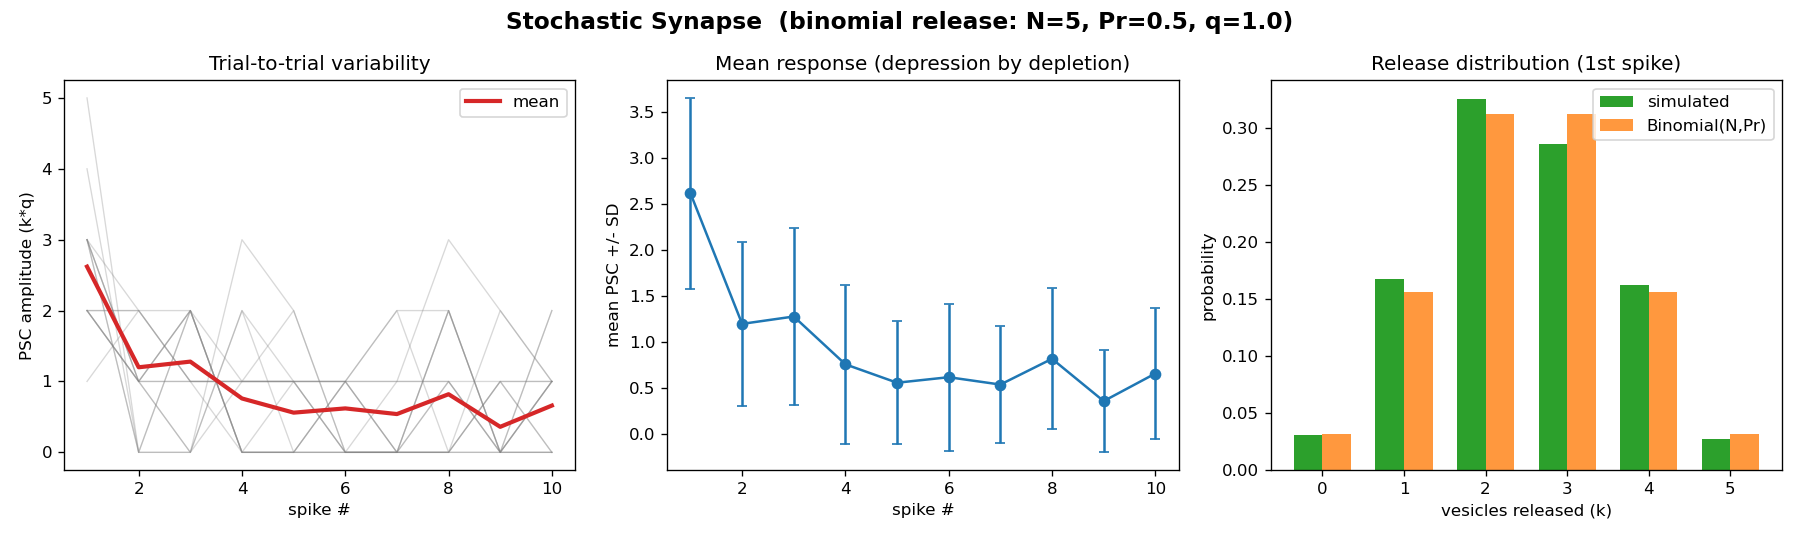

Here is the Python script that generated this plot:
"""
03_Stochastic_Synapse.py
------------------------------------------------------------
확률적(Stochastic / Probabilistic) 시냅스 모델

실제 시냅스는 스파이크가 도착해도 항상 신경전달물질을 방출하지
않는다. 여러 방출 부위(release site, N)가 각각 확률 Pr 로
독립적으로 방출되는 이항(binomial) 과정으로 모델링한다.

  방출 소포 수 k ~ Binomial(N, Pr)
  PSC 진폭     = k * q     (q: 소포 1개당 양자 진폭, quantal size)

여기에 단기 우울(short-term depression)을 결합하여, 방출 후
가용 부위가 줄고 tau_rec 로 회복되는 확률적 시냅스를 보인다.
이로 인해 같은 자극에도 시행(trial)마다 반응이 달라지는
'시냅스 잡음(synaptic variability)'이 나타난다.
------------------------------------------------------------
"""
import numpy as np
import matplotlib.pyplot as plt


def simulate_stochastic(spike_times, N=5, Pr0=0.5, q=1.0,
                        tau_rec=300.0, rng=None):
    """
    확률적 시냅스 1회 시행.
    각 방출 부위는 '사용 가능' 상태일 때만 확률 Pr0 로 방출하고,
    방출 후 tau_rec 로 회복된다.
    반환: 각 스파이크의 PSC 진폭 배열, 방출 소포 수 배열
    """
    if rng is None:
        rng = np.random.default_rng()

    # 각 부위의 회복 확률 추적 (1 = 완전 가용)
    avail = np.ones(N)
    last_spk = None
    amps, releases = [], []

    for spk in spike_times:
        if last_spk is not None:
            dt_spk = spk - last_spk
            # 비어 있던 부위가 회복될 확률
            recover_p = 1.0 - np.exp(-dt_spk / tau_rec)
            recovered = rng.random(N) < recover_p
            avail = np.clip(avail + recovered, 0, 1)

        # 가용 부위 중 Pr0 확률로 방출
        usable = avail > 0
        release = usable & (rng.random(N) < Pr0)
        k = int(release.sum())
        amps.append(k * q)
        releases.append(k)

        # 방출한 부위는 비워짐
        avail[release] = 0
        last_spk = spk

    return np.array(amps), np.array(releases)


def main():
    spike_times = np.arange(50, 50 + 10 * 40, 40, dtype=float)  # 25 Hz, 10발
    N, Pr0, q, tau_rec = 5, 0.5, 1.0, 300.0
    n_trials = 50
    rng = np.random.default_rng(42)

    all_amps = np.array([
        simulate_stochastic(spike_times, N, Pr0, q, tau_rec, rng)[0]
        for _ in range(n_trials)
    ])  # shape: (n_trials, n_spikes)

    mean_amp = all_amps.mean(axis=0)
    std_amp = all_amps.std(axis=0)

    fig, axes = plt.subplots(1, 3, figsize=(15, 4.5))
    fig.suptitle(
        f"Stochastic Synapse  (binomial release: N={N}, Pr={Pr0}, q={q})",
        fontsize=14, fontweight="bold")

    # (1) 개별 시행들 (variability)
    ax = axes[0]
    x = np.arange(1, len(spike_times) + 1)
    for tr in all_amps[:15]:
        ax.plot(x, tr, color="gray", alpha=0.3, lw=0.8)
    ax.plot(x, mean_amp, color="tab:red", lw=2.5, label="mean")
    ax.set_xlabel("spike #")
    ax.set_ylabel("PSC amplitude (k*q)")
    ax.set_title("Trial-to-trial variability")
    ax.legend()

    # (2) 평균 +/- 표준편차 (depression 경향)
    ax2 = axes[1]
    ax2.errorbar(x, mean_amp, yerr=std_amp, fmt="o-", color="tab:blue",
                 capsize=3)
    ax2.set_xlabel("spike #")
    ax2.set_ylabel("mean PSC +/- SD")
    ax2.set_title("Mean response (depression by depletion)")

    # (3) 첫 스파이크 방출 소포 수 분포 vs 이항분포 이론값
    ax3 = axes[2]
    first_release = np.array([
        simulate_stochastic(spike_times, N, Pr0, q, tau_rec,
                            np.random.default_rng(s))[1][0]
        for s in range(2000)
    ])
    ks = np.arange(0, N + 1)
    obs = np.array([(first_release == k).mean() for k in ks])
    # 이론 이항분포
    from math import comb
    theo = np.array([comb(N, k) * Pr0**k * (1 - Pr0)**(N - k) for k in ks])
    width = 0.35
    ax3.bar(ks - width/2, obs, width, label="simulated", color="tab:green")
    ax3.bar(ks + width/2, theo, width, label="Binomial(N,Pr)",
            color="tab:orange", alpha=0.8)
    ax3.set_xlabel("vesicles released (k)")
    ax3.set_ylabel("probability")
    ax3.set_title("Release distribution (1st spike)")
    ax3.set_xticks(ks)
    ax3.legend()

    plt.tight_layout(rect=[0, 0, 1, 0.93])
    out = "03_Stochastic_Synapse.png"
    plt.savefig(out, dpi=120)
    print(f"[saved] {out}")


if __name__ == "__main__":
    main()
